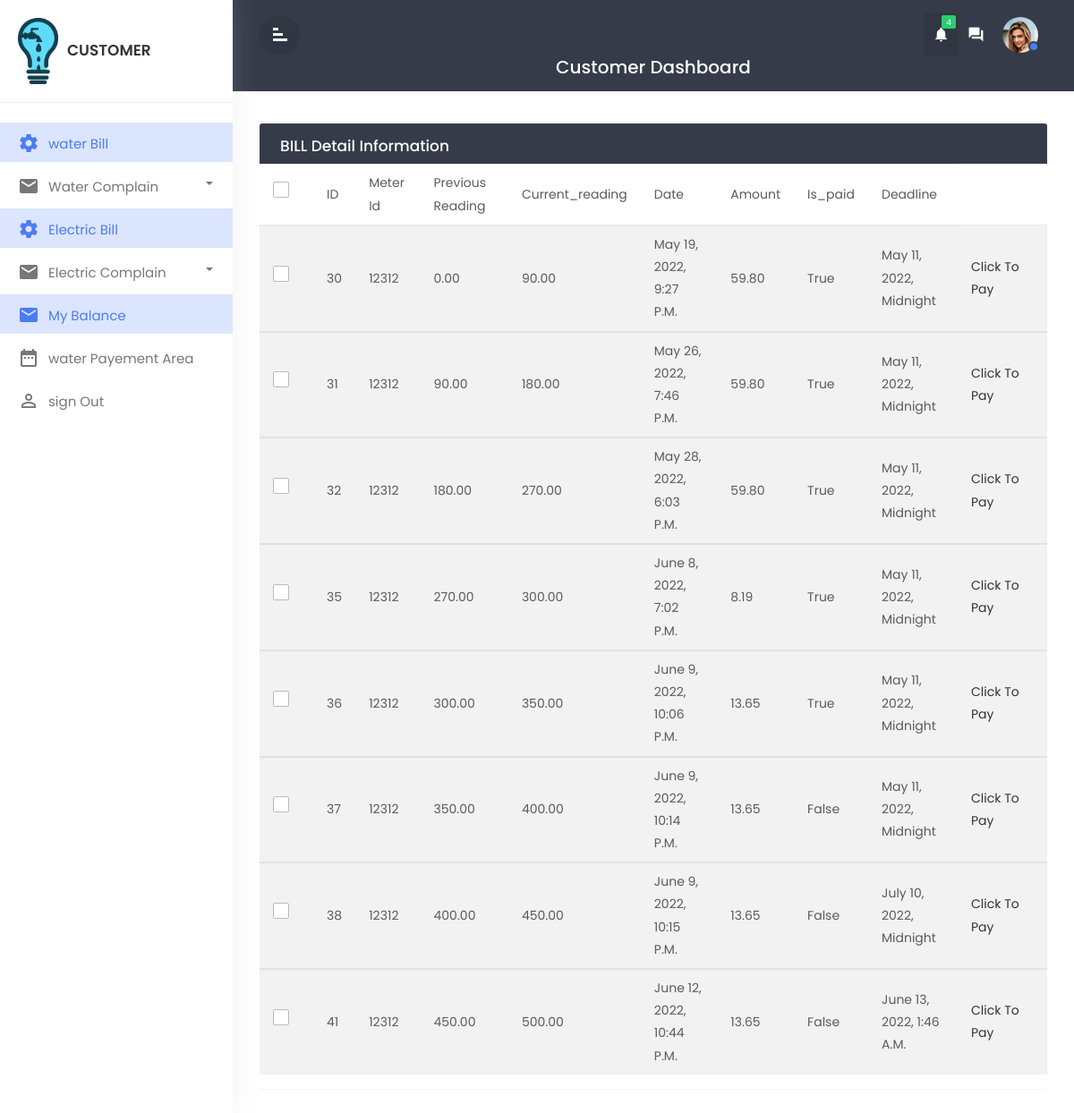
Before: /viewwaterbill (signed in) with the older database file.
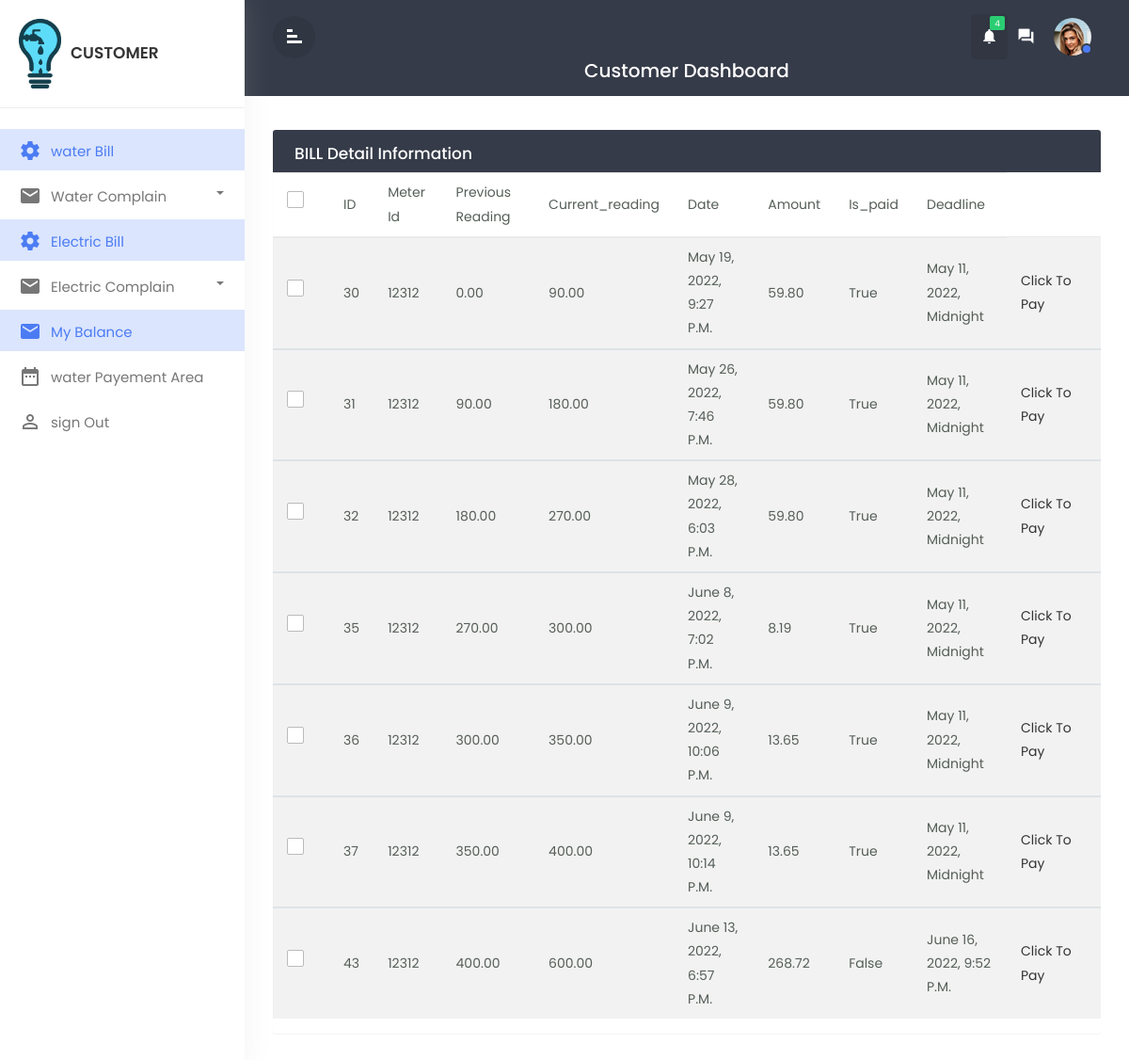
After: the same page with the newer database file.
### water/models.py (models this page shows, shortened)
class WaterBillInfo(models.Model):
    meter_id=models.ForeignKey(on_delete=models.CASCADE, to=WaterCustomer)
    prev_reading = models.DecimalField(max_digits=50,decimal_places=2,default=0)
    current_reading = models.DecimalField(max_digits=50,decimal_places=2)
    date = models.DateTimeField(default=timezone.now)
    is_paid = models.BooleanField(max_length=50,default=False)
    amount = models.DecimalField(max_digits=50,decimal_places=2,null=True)
    deadline =models.DateTimeField(default=datetime.now() + timedelta(days=3))
    class Meta:
        db_table = "waterbillinfo"

### water/views.py (the view)
# urls.py: path('viewwaterbill',views.viewwaterbill,name='viewwaterbill'),
def viewwaterbill(request):
    x=request.user.username
    x=request.user.username
    print(x)
    y= WaterCustomer.objects.get(username=x)
    m=y.meter_id
    billinfo=WaterBillInfo.objects.filter(meter_id_id = y)
    context = {
            'billinfo': billinfo
        }
    return render(request,'customer/viewwaterbill.html',context)

### templates/customer/viewwaterbill.html (shortened to what this page needs)
            {% extends 'customer/customerbase.html' %}
            {% block content %}
            <div id="mymain" class="main-content">
                <div class="row">
                <div class="col-md-12">
                    <div class="table-wrapper">
                    <div class="table-title">
                        <div class="row">
                            <div class="col-sm-6 p-0 flex justify-content-lg-start justify-content-center">
                            <h2 class="ml-lg-2">BILL Detail Information</h2>
                            </div>
                        </div>
                    </div>
                    <table class="table table-striped table-hover">
                        <thead>
                            <tr>
                            <th><span class="custom-checkbox">
                            <label for="selectAll"></label></th>
                            <th>ID</th>
                            <th>Meter Id</th>
                            <th>previous reading</th>
                            <th>Current_reading</th>
                            <th>Date</th>
                            <th>Amount</th>
                            <th>Is_paid</th>
                            <th>deadline</th>
                            </tr>
                        </thead>
                        {% for data in billinfo %}
                        <tbody>
                            <tr>
                            <th><span class="custom-checkbox">
                            <label for="checkbox1"></label></th>
                            <th>{{data.id}}</th>
                            <th>{{data.meter_id_id}}</th>
                            <th>{{data.prev_reading}}</th>
                            <th>{{data.current_reading}}</th>
                            <th>{{data.date}}</th>
                            <th>{{data.amount}}</th>
                            <th>{{data.is_paid}}</th>
                            <th>{{data.deadline}}</th>
                            <th>
                                <a href="{% url 'ispaid' data.id %}">click to pay</a>
                            </th>
                            </tr>
                        </tbody>
                        {%endfor%}
                    </table>
                    </div>
                </div>
                </div>
            </div>
            {% endblock content %}

### templates/customer/customerbase.html (shortened to what this page needs)
{%load static%}
<!doctype html>
<html lang="en">
  <head>
        <link rel="stylesheet" href="{% static 'css/bootstrap.min.css' %}">
        <link rel="stylesheet" href="{% static 'css/custom.css' %}">
  </head>
  <body>
<div class="wrapper">
	 <div id="sidebar">
	    <div class="sidebar-header">
		   <h3><img src="{% static 'img/logo1.png' %}" class="img-fluid"/><span>Customer</span></h3>
		</div>
		<ul class="list-unstyled component m-0">
		  <li class="active">
		  <a href="{% url 'viewwaterbill' %}" class="dashboard"><i class="material-icons">settings</i>water Bill </a>
		  </li>
		  <li class="dropdown">
		  <a href="#homeSubmenu1" data-toggle="collapse" aria-expanded="false"
		  class="dropdown-toggle">
		  <i class="material-icons" id="watercomplain">mail</i>Water complain
		  </a>
		  </li>
		   <li class="active">
			<a href="{% url 'viewelectricbill' %}" class="dashboard"><i class="material-icons">settings</i>Electric Bill </a>
		  </li>
		   <li class="dropdown">
		  <a href="#homeSubmenu3" data-toggle="collapse" aria-expanded="false"
		  class="dropdown-toggle">
		  <i class="material-icons">mail</i>Electric Complain
		  </a>
		  </li>
		  <li class="active">
			<a href="{% url 'view_balance' %}" class="dashboard"><i class="material-icons">mail</i>My Balance</a>
		  <li class="">
		  <a href="{% url 'waterpayment' %}" class=""><i class="material-icons">date_range</i>water payement area </a>
		  </li>
		  <li class="">
		  <a href="{% url 'logout' %}" class=""><i class="material-icons">perm_identity</i>sign out</a>
		  </li>
		</ul>
	 </div>
      <div id="content">
		  <div class="top-navbar">
		     <div class="xd-topbar">
			     <div class="row">
				     <div class="col-2 col-md-1 col-lg-1 order-2 order-md-1 align-self-center">
					    <div class="xp-menubar">
						    <span class="material-icons text-white">signal_cellular_alt</span>
						</div>
					 </div>
					 <div class="col-md-5 col-lg-3 order-3 order-md-2">
					 </div>
					 <div class="col-10 col-md-6 col-lg-8 order-1 order-md-3">
					     <div class="xp-profilebar text-right">
						    <nav class="navbar p-0">
							   <ul class="nav navbar-nav flex-row ml-auto">
							   <li class="dropdown nav-item active">
							     <a class="nav-link" href="#" data-toggle="dropdown">
								  <span class="material-icons">notifications</span>
								  <span class="notification">4</span>
								 </a>
							   </li>
							   <li class="nav-item">
							     <a class="nav-link" href="#">
								   <span class="material-icons">question_answer</span>
								 </a>
							   </li>
							   <li class="dropdown nav-item">
							     <a class="nav-link" href="#" data-toggle="dropdown">
								  <img src="{% static 'img/user.jpg' %}" style="width:40px; border-radius:50%;"/>
								  <span class="xp-user-live"></span>
								 </a>
							   </li>
							   </ul>
							</nav>
						 </div>
					 </div>
				 </div>
				 <div class="xp-breadcrumbbar text-center">
				    <h4 class="page-title">Customer Dashboard</h4>
				 </div>
			 </div>
		  </div>
		     {% block content %}
			 {% endblock %}
	  </div>
</div>
  </body>
  </html>

### static/css/custom.css (style rules this page uses)
body,html { line-height:1.8; font-family:'Poppins',sans-serif; color:#555e58; text-transform:capitalize; font-weight:400; margin:0px; padding:0px; }
.material-icons { font-family: 'Material Icons'; font-weight: normal; font-style: normal; font-size: 24px; display: inline-block; line-height: 1; text-transform: none; letter-spacing: normal; word-wrap: normal; white-space: nowrap; direction: ltr; -webkit-font-smoothing: antialiased; text-rendering: optimizeLegibility; -moz-osx-font-smoothing: grayscale; font-feature-settings: 'liga'; }
a { color:#333; font-weight:400; }
ul,ol { padding:0px; margin:0px; list-style:none; }
a,a:hover,a:focus { color:#333; text-decoration:none; transition:all 0.3s; }
.wrapper { position:relative; width:100%; overflow:auto; }
#sidebar { position:fixed; height:100%!important; top:0; left:0; bottom:0; z-index:11; width:260px; overflow:auto; transition:all 0.3s; background-color:#fff; box-shadow:0 0 30px 0 rgba(200 200 200 / 20%); }
@media only screen and (min-width:992px) { #content { width:calc(100% - 260px); position:relative; float:right; transition:all 0.3s; } }
#sidebar .sidebar-header { padding:20px; background-color:#fff; border-bottom:1px solid #eee; }
.sidebar-header h3 { color:#333; font-size:17px; margin:0px; text-transform:uppercase; transition:all 0.5s ease; font-weight:600; }
.sidebar-header h3 img { width:45px; margin-right:10px; }
#sidebar ul li { padding:2px 0px; }
#sidebar ul li.active> a { color:#4c7cf3; background-color:#DBE5FD; }
#sidebar ul li.active> a i { color:#4c7cf3; }
.dropdown-toggle::after { position:absolute; right:22px; top:18px; color:#777777; }
#sidebar ul li.dropdown { position:sticky; }
#sidebar ul.component { padding:20px 0px; }
#sidebar ul li a { padding:5px 10px 5px 20px; line-height:30px; font-size:15px; position:relative; font-weight:400; display:block; color:#777777; text-transform:capitalize; }
#sidebar ul li a i { position:relative; margin-right:10px; top:6px; }
#content { position:relative; transition:all 0.5s; background-attachment:#f9fafc; }
.top-navbar { width:100%; z-index:9; position:relative; padding:15px 30px; background-color:#353b48; }
.xd-topbar { width:100%; position:relative; }
.xp-breadcrumbbar .page-title { font-size:20px; color:#fff; margin-bottom:0; margin-top:0; }
.main-content { padding:30px 30px 0px 30px; }
.navbar { background-color:#353B48; color:#fff; }
.xp-menubar { border-radius:50%; width:45px; height:45px; line-height:45px; text-align:center; margin-right:20px; border:none; color:#fff; cursor:pointer; background-color:rgba(0,0,0,0.09); }
.xp-menubar span { margin:9px; padding:0px; transform:rotate(90deg); }
.navbar-nav > li.active { color:#fff; border-radius:4px; background-color:rgba(0,0,0,0.08); }
.navbar-nav > li > a { color:#fff; }
.navbar .notification { position:absolute; top:2px; right:3px; display:block; font-size:9px; border:0; background-color:#2bcd72; min-width:15px; text-align:center; padding:1px 5px; height:15px; border-radius:2px; line-height:14px; }
.navbar-nav li a { position:relative; display:block; padding:4px 10px!important; }
.nav-item .nav-link .material-icons { position:relative; top:10px; font-size:19px; }
.xp-user-live { position:absolute; bottom:5px; right:9px; width:12px; height:12px; border-radius:50%; border:2px solid #353b48; background-color:#4c7cf3; }
.table-wrapper { background-color: #fff; margin:6px 0px 40px 0px; width: 100%; overflow: auto; border-radius: 3px; box-shadow: 0 1px 1px rgb(0 0 0 / 5%); }
.table-title { background:#353b48; color:#fff; position:sticky; top:0; width:100%; left:0; padding:10px 30px; border-radius:0px 0px 0 0; }
.table-title h2 { margin:5px 0 0; font-size:17px; }
table.table tr th, table.table tr td { border-color:#e9e9e9; padding:8px 15px; font-size:14px; font-weight: 400; vertical-align:middle; }
table.table tr th:first-child { width:60px; }
table.table tr th:last-child { width:100px; }
.custom-checkbox { position:relative; }
.custom-checkbox label:before { width:18px; height:18px; }
.custom-checkbox label:before { content:""; margin-right:10px; display:inline-block; vertical-align:text-top; background-color:#fff; border:1px solid #bbb; border-radius:2px; box-sizing:border-box; z-index:2; }

Changed rows visible on the page:
removed WaterBillInfo: id "38", meter_id_id "12312", prev_reading "400.00", current_reading "450.00", date "June 9, 2022, 10:15 P.m.", amount "13.65", is_paid "False", deadline "July 10, 2022, Midnight"
removed WaterBillInfo: id "41", meter_id_id "12312", prev_reading "450.00", current_reading "500.00", date "June 12, 2022, 10:44 P.m.", amount "13.65", is_paid "False", deadline "June 13, 2022, 1:46 A.m."
changed WaterBillInfo "June 9, 2022, 10:14 P.m.": is_paid "False" → "True"
added WaterBillInfo: id "43", meter_id_id "12312", prev_reading "400.00", current_reading "600.00", date "June 13, 2022, 6:57 P.m.", amount "268.72", is_paid "False", deadline "June 16, 2022, 9:52 P.m."
